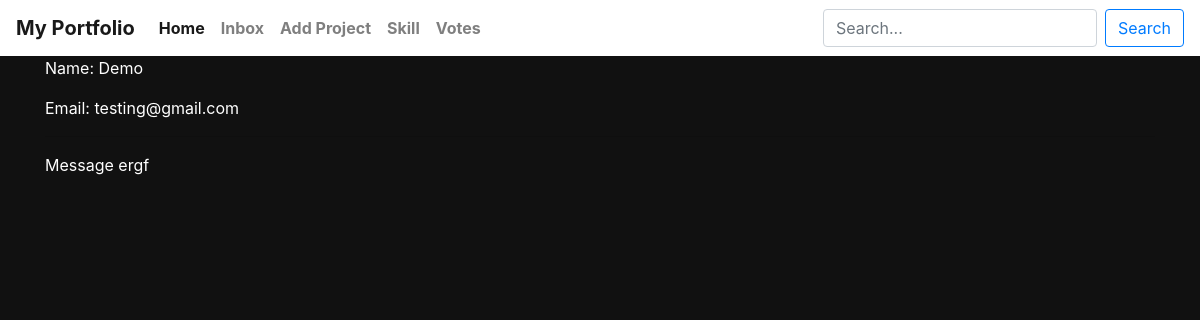
Screenshot of /message/c7844c95ee7d4ce2a8e1b3c59263b479/ (signed in) with the database file from the repository.
### blog/models.py (models this page shows, shortened)
class Message(models.Model):
	name = models.CharField(max_length=200)
	email = models.CharField(max_length=50)
	body = models.TextField()
	is_read = models.BooleanField(default=False, null=True, blank=True)
	subject = models.CharField(max_length=200)
	created = models.DateTimeField(auto_now_add=True)
	id = models.UUIDField(primary_key=True, unique=True, default=uuid.uuid4, editable=False)

### blog/views.py (the view)
# urls.py: path('message/<str:pk>/', views.messagePage, name="message"),
def messagePage(request, pk):
    message = Message.objects.get(id=pk)
    message.is_read = True
    message.save()
    context = {
        'message' : message
    }
    return render(request, 'blog/message.html', context)

### blog/templates/blog/message.html (shortened to what this page needs)
{% extends 'blog/base.html' %}
{% load static %}
{% block content %}
<!DOCTYPE html>
<html>
<head>
</head>
<body>
{% include 'blog/navbar.html' %}
	<div class="container text-white">
		<p>Name: {{message.name}}</p>
		<p>Email: {{message.email}}</p>
		<hr>
		<p>Message {{message.body}}</p>
	</div>
{% endblock %}

### blog/templates/blog/base.html (style rules this page uses)
body { background: #111 !important; }

### rows the page displays
Message: name "Demo", email "testing@gmail.com", body "ergf"
